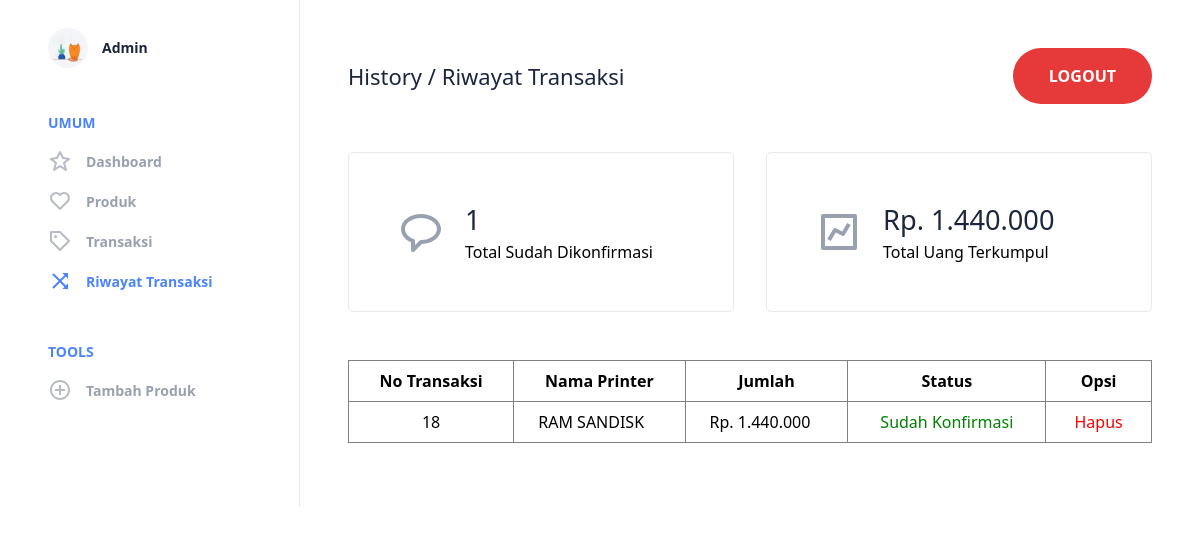
The app's page /admin/page/history.php (signed in) with its own data.
### tables this page shows
CREATE TABLE `transaksi` (
  `IdTransaksi` int(11) NOT NULL,
  `Jumlah` int(10) NOT NULL,
  `UserIdUser` int(10) DEFAULT NULL,
  `status` int(10) NOT NULL,
  `Printer_tbIdPrinter` int(10) NOT NULL,
  `UserIdUser2` int(10) DEFAULT NULL
);

CREATE TABLE `printer_tb` (
  `IdPrinter` int(11) NOT NULL,
  `NamaPrinter` varchar(50) NOT NULL,
  `SpesifikasiPrinter` varchar(50) NOT NULL,
  `HargaPrinter` int(50) NOT NULL,
  `UserIdUser` int(10) DEFAULT NULL,
  `image` varchar(150) NOT NULL,
  `stok` int(255) NOT NULL
);

### admin/page/history.php (the view, shortened to what this page needs)
<!DOCTYPE html>
<html lang="en">
<head>
    <link rel="stylesheet" href="../../css/admin.css" type="text/css">
</head>
<body>
	<?php
        include_once("../../koneksi.php");
        $transaksi = mysqli_query($koneksi, "SELECT * FROM transaksi
        JOIN printer_tb ON printer_tb.IdPrinter = transaksi.Printer_tbIdPrinter");
    ?>
    <div class="dashboard">
	<header class="menu-wrap">
		<figure class="user">
			<div class="user-avatar">
				<img src="../../img/login.svg" alt="Admin">
			</div>
			<figcaption>
				Admin
			</figcaption>
		</figure>
		<nav>
			<section class="dicover">
				<h3>Umum</h3>
				<ul>
					<li>
						<a href="../dashboard.php">
							Dashboard
						</a>
					</li>
					<li>
						<a href="produk.php">
							Produk
						</a>
					</li>
					<li>
						<a href="transaksi.php">
							<svg xmlns="http://www.w3.org/2000/svg" width="24" height="24" viewBox="0 0 24 24"><path d="M12.707 2.293A.996.996 0 0 0 12 2H3a1 1 0 0 0-1 1v9c0 .266.105.52.293.707l9 9a.997.997 0 0 0 1.414 0l9-9a.999.999 0 0 0 0-1.414l-9-9zM12 19.586l-8-8V4h7.586l8 8L12 19.586z"/><circle cx="7.507" cy="7.505" r="1.505"/></svg>
							Transaksi
						</a>
					</li>
					<li>
						<a href="history.php" class="active">
							<svg xmlns="http://www.w3.org/2000/svg" width="24" height="24" viewBox="0 0 24 24"><path d="M5.707 19.707L12 13.414l4.461 4.461L14.337 20H20v-5.663l-2.125 2.124L13.414 12l4.461-4.461L20 9.663V4h-5.663l2.124 2.125L12 10.586 5.707 4.293 4.293 5.707 10.586 12l-6.293 6.293z"/></svg>
							Riwayat Transaksi
						</a>
					</li>
				</ul>
			</section>
			<section class="tools">
				<h3>Tools</h3>
				<ul>
					<li>
						<a href="../tambah.php">
							Tambah Produk
						</a>
					</li>
				</ul>
			</section>
		</nav>
	</header>
	<main class="content-wrap">
		<header class="content-head">
			<h1>History / Riwayat Transaksi</h1>
			<div class="action">
				<a href="../logout.php">
					<button>Logout</button>
				</a>
			</div>
		</header>
		<div class="content">
			<section class="info-boxes">
				<div class="info-box">
					<div class="box-icon">
					</div>
					<div class="box-content">
					<span class="big">
							<?php
								$jumlah_transaksi = mysqli_query($koneksi, "SELECT count(*) as status FROM transaksi WHERE status='2' ");
								while($jumlah_tran = mysqli_fetch_array($jumlah_transaksi)){
									echo $jumlah_tran['status'];
								}
							?>
						</span>
						Total Sudah Dikonfirmasi
					</div>
				</div>
				<div class="info-box">
					<div class="box-icon">
					</div>
					<div class="box-content">
						<span class="big">
							<?php
								$jumlah_uang = mysqli_query($koneksi, "SELECT SUM(Jumlah) FROM transaksi WHERE status='2'");
								while($uangg = mysqli_fetch_array($jumlah_uang)){
									echo "Rp. " . number_format($uangg['SUM(Jumlah)'], 0, ".", ".");
								}
							?>
						</span>
						Total Uang Terkumpul
					</div>
				</div>
			</section>
			<section class="container-table">
                <table width='80%' border=1>
                    <tr>
                        <th>No Transaksi</th>
                        <th>Nama Printer</th>
                        <th>Jumlah</th>
                        <th>Status</th>
                        <th>Opsi</th>
                    </tr>
                    <?php
                    while($hasil = mysqli_fetch_object($transaksi)) { if ($hasil->status == 2) { ?>
                        <tr>
                        <td class="text-center"><?= $hasil->IdTransaksi ?></td>
                        <td><?= $hasil->NamaPrinter ?></td>
                        <td><?= "Rp. " . number_format($hasil->Jumlah, 0, ".", "."); ?></td>
                        <td class="text-center green">Sudah Konfirmasi</td>
                        <td class="text-center"><a class="red" href="../../proses/hapus_history.php?IdTransaksi=<?= $hasil->IdTransaksi ?>">Hapus</a></td>
                        </tr>
                    <?php
                    } }
                    ?>
                </table>
			</section>
		</div>
	</main>
</div>
</body>
</html>

### css/admin.css (style rules this page uses)
* { line-height: 1.5; box-sizing: border-box; text-decoration: none; font-family: 'Segoe UI', Tahoma, Geneva, Verdana, sans-serif !important; }
body { margin: 0; padding: 0; width: 100%; height: 100%; overflow-x: hidden; }
.text-center { text-align: center; }
.green { color: green; }
.red { color: red; }
.container-table table { width: 100%; border-collapse: collapse; margin: 1rem 0; }
.container-table th, .container-table td { padding: 0.5rem 1.5rem; }
.dashboard { display: grid; width: 100%; height: 100%; grid-gap: 0; grid-template-columns: 300px auto; grid-template-areas: "menu content" "menu content"; overflow: auto; }
.menu-wrap { grid-area: menu; padding-bottom: 3em; overflow: auto; background: #fff; border-right: 1px solid #ede8f0; }
.menu-wrap .user { height: 80px; display: flex; align-items: center; justify-content: flex-start; margin: 0; padding: 1rem 3rem 0 3rem; }
.menu-wrap .user .user-avatar { width: 40px; height: 40px; border-radius: 50%; overflow: hidden; }
.menu-wrap .user .user-avatar img { display: block; width: 100%; height: 100%; -o-object-fit: cover; object-fit: cover; }
.menu-wrap .user figcaption { margin: 0; padding: 0 0 0 1em; color: #1b253d; font-weight: 700; font-size: 0.875em; line-height: 100%; }
.menu-wrap nav { display: block; padding: 0 3em; }
.menu-wrap nav section { display: block; padding: 3em 0 0; }
.menu-wrap nav section:nth-child(1) { display: block; padding: 2em 0 0 0; }
.menu-wrap nav h3 { margin: 0; font-size: 0.875em; text-transform: uppercase; color: #4b84fe; font-weight: 600; }
.menu-wrap nav ul { display: block; padding: 0; margin: 0; }
.menu-wrap nav li { display: block; padding: 0; margin: 1em 0 0; }
.menu-wrap nav li a { display: flex; align-items: center; justify-content: flex-start; color: #99a0b0; text-decoration: none; font-weight: 600; font-size: 0.875em; transition: color 0.15s ease; }
.menu-wrap nav li a svg { display: block; margin-right: 1em; }
.menu-wrap nav li a.active { color: #4b84fe; }
.content-wrap { grid-area: content; padding: 3em; overflow: auto; }
.content-wrap .content-head { display: flex; align-items: center; justify-content: space-between; }
.content-wrap .content-head h1 { font-size: 1.375em; line-height: 100%; color: #1b253d; font-weight: 500; margin: 0; padding: 0; }
.content-wrap .content-head .action button { border: 0; color: #fff; background: #e63939; width: auto; height: 3.5em; padding: 0 2.25em; border-radius: 3.5em; font-size: 1em; text-transform: uppercase; font-weight: 600; transition: background-color 0.15s ease; cursor: pointer; }
.content-wrap .info-boxes { padding: 3em 0 2em; display: grid; grid-template-columns: repeat(auto-fill, minmax(280px, 1fr)); grid-gap: 2em; }
.content-wrap .info-boxes .info-box { background: #fff; height: 160px; display: flex; align-items: center; justify-content: flex-start; padding: 0 3em; border: 1px solid #ede8f0; border-radius: 5px; }
.content-wrap .info-boxes .info-box .box-icon svg { display: block; width: 48px; height: 48px; }
.content-wrap .info-boxes .info-box .box-content { padding-left: 1.25em; white-space: nowrap; }
.content-wrap .info-boxes .info-box .box-content .big { display: block; font-size: 1.7em; line-height: 150%; color: #1b253d; }

### records on screen
transaksi: IdTransaksi "18", Printer_tbIdPrinter.NamaPrinter "RAM SANDISK", Jumlah "1.440.000"

### other values on screen
$jumlah_tran['status'] "1"
$uangg['SUM(Jumlah)'] "1.440.000"
